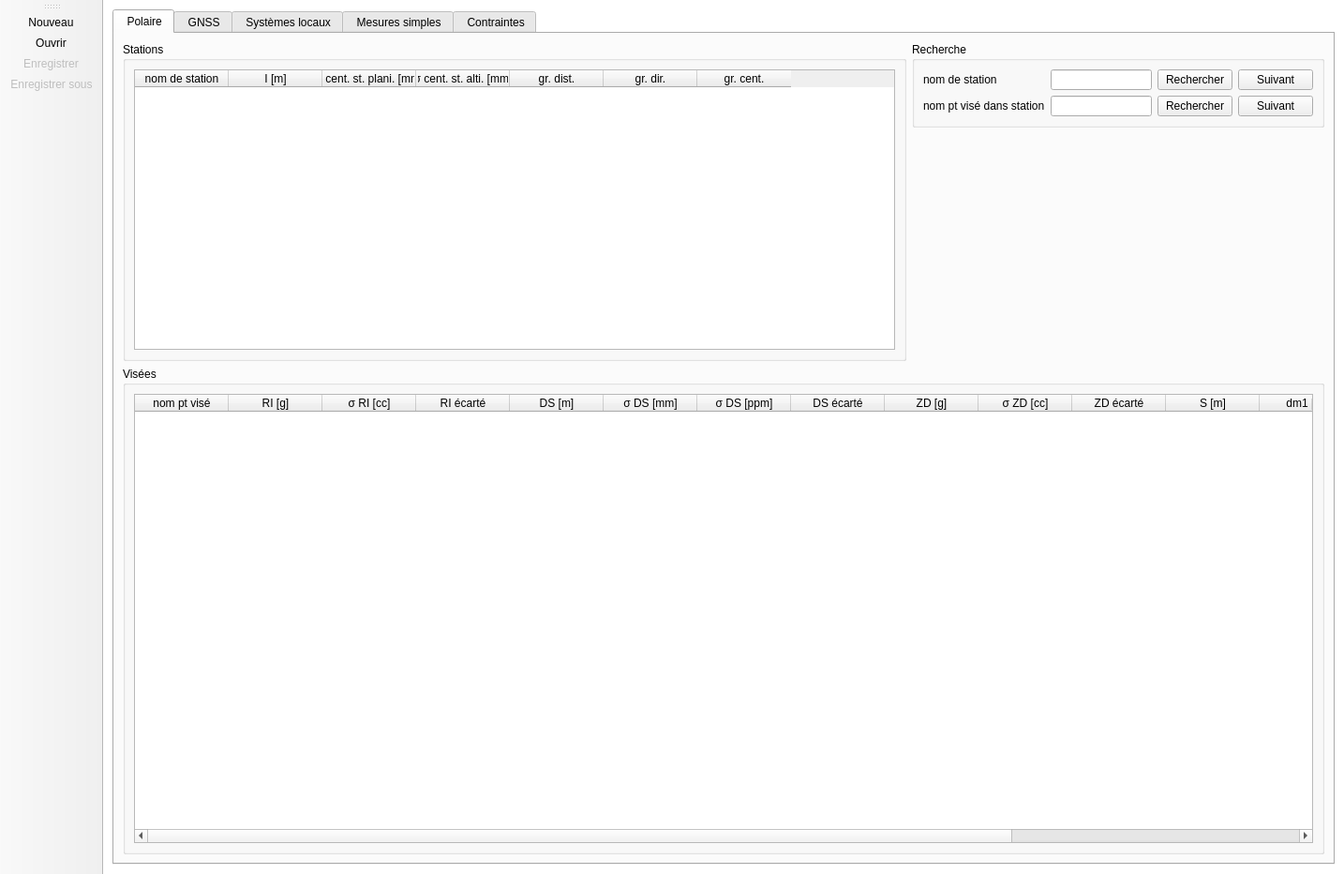
<?xml version="1.0" encoding="UTF-8"?>
<ui version="4.0">
 <class>MainWindow</class>
 <widget class="QMainWindow" name="MainWindow">
  <property name="enabled">
   <bool>true</bool>
  </property>
  <property name="geometry">
   <rect>
    <x>0</x>
    <y>0</y>
    <width>1434</width>
    <height>932</height>
   </rect>
  </property>
  <property name="windowTitle">
   <string>Observations</string>
  </property>
  <property name="windowIcon">
   <iconset>
    <normaloff>img/Obs.png</normaloff>img/Obs.png</iconset>
  </property>
  <property name="styleSheet">
   <string notr="true">font: 9pt &quot;MS Shell Dlg 2&quot;;</string>
  </property>
  <property name="iconSize">
   <size>
    <width>30</width>
    <height>30</height>
   </size>
  </property>
  <property name="documentMode">
   <bool>false</bool>
  </property>
  <widget class="QWidget" name="centralWidget">
   <property name="enabled">
    <bool>true</bool>
   </property>
   <property name="styleSheet">
    <string notr="true">#centralWidget {
    background-color:rgb(255, 255, 255);
}</string>
   </property>
   <layout class="QGridLayout" name="gridLayout_2">
    <property name="leftMargin">
     <number>10</number>
    </property>
    <property name="topMargin">
     <number>10</number>
    </property>
    <property name="rightMargin">
     <number>10</number>
    </property>
    <property name="bottomMargin">
     <number>10</number>
    </property>
    <item row="0" column="0" colspan="2">
     <widget class="QTabWidget" name="tabWidget">
      <property name="enabled">
       <bool>true</bool>
      </property>
      <property name="styleSheet">
       <string notr="true">#centralWidget{
   background-color:  rgb(255, 169, 21);
}</string>
      </property>
      <property name="tabPosition">
       <enum>QTabWidget::North</enum>
      </property>
      <property name="tabShape">
       <enum>QTabWidget::Rounded</enum>
      </property>
      <property name="currentIndex">
       <number>0</number>
      </property>
      <property name="iconSize">
       <size>
        <width>30</width>
        <height>30</height>
       </size>
      </property>
      <property name="tabBarAutoHide">
       <bool>false</bool>
      </property>
      <widget class="QWidget" name="tab">
       <property name="enabled">
        <bool>true</bool>
       </property>
       <attribute name="icon">
        <iconset>
         <normaloff>img/polar.png</normaloff>img/polar.png</iconset>
       </attribute>
       <attribute name="title">
        <string> Polaire</string>
       </attribute>
       <layout class="QGridLayout" name="gridLayout_13" rowstretch="0,0,0" columnstretch="1,0" rowminimumheight="0,0,520">
        <item row="1" column="1">
         <spacer name="verticalSpacer_3">
          <property name="orientation">
           <enum>Qt::Vertical</enum>
          </property>
          <property name="sizeHint" stdset="0">
           <size>
            <width>131</width>
            <height>137</height>
           </size>
          </property>
         </spacer>
        </item>
        <item row="0" column="0" rowspan="2">
         <widget class="QGroupBox" name="groupBox">
          <property name="styleSheet">
           <string notr="true"/>
          </property>
          <property name="title">
           <string>Stations</string>
          </property>
          <layout class="QGridLayout" name="gridLayout_3">
           <item row="0" column="0">
            <widget class="QTableWidget" name="tableWidgetStations">
             <property name="styleSheet">
              <string notr="true">font: 8pt &quot;MS Shell Dlg 2&quot;;</string>
             </property>
             <property name="selectionMode">
              <enum>QAbstractItemView::SingleSelection</enum>
             </property>
             <attribute name="verticalHeaderVisible">
              <bool>false</bool>
             </attribute>
             <column>
              <property name="text">
               <string>nom de station</string>
              </property>
             </column>
             <column>
              <property name="text">
               <string>I [m]</string>
              </property>
             </column>
             <column>
              <property name="text">
               <string>σ cent. st. plani. [mm]</string>
              </property>
             </column>
             <column>
              <property name="text">
               <string>σ cent. st. alti. [mm]</string>
              </property>
             </column>
             <column>
              <property name="text">
               <string>gr. dist.</string>
              </property>
             </column>
             <column>
              <property name="text">
               <string>gr. dir.</string>
              </property>
             </column>
             <column>
              <property name="text">
               <string>gr. cent.</string>
              </property>
             </column>
            </widget>
           </item>
          </layout>
         </widget>
        </item>
        <item row="0" column="1">
         <widget class="QGroupBox" name="groupBox_3">
          <property name="title">
           <string>Recherche</string>
          </property>
          <layout class="QGridLayout" name="gridLayout_12">
           <item row="0" column="1">
            <widget class="QLineEdit" name="inputSearchSta"/>
           </item>
           <item row="0" column="0">
            <widget class="QLabel" name="label">
             <property name="text">
              <string>nom de station</string>
             </property>
            </widget>
           </item>
           <item row="0" column="2">
            <widget class="QPushButton" name="buttonSearchSta">
             <property name="text">
              <string>Rechercher</string>
             </property>
            </widget>
           </item>
           <item row="1" column="0">
            <widget class="QLabel" name="label_2">
             <property name="text">
              <string>nom pt visé dans station</string>
             </property>
            </widget>
           </item>
           <item row="1" column="2">
            <widget class="QPushButton" name="buttonSearchPtVis">
             <property name="text">
              <string>Rechercher</string>
             </property>
            </widget>
           </item>
           <item row="1" column="1">
            <widget class="QLineEdit" name="inputSearchPtVis"/>
           </item>
           <item row="0" column="3">
            <widget class="QPushButton" name="suivantStation">
             <property name="enabled">
              <bool>true</bool>
             </property>
             <property name="text">
              <string>Suivant</string>
             </property>
            </widget>
           </item>
           <item row="1" column="3">
            <widget class="QPushButton" name="suivantObsPolaire">
             <property name="text">
              <string>Suivant</string>
             </property>
            </widget>
           </item>
          </layout>
         </widget>
        </item>
        <item row="2" column="0" colspan="2">
         <widget class="QGroupBox" name="groupBox_2">
          <property name="styleSheet">
           <string notr="true"/>
          </property>
          <property name="title">
           <string>Visées</string>
          </property>
          <layout class="QGridLayout" name="gridLayout_11">
           <item row="0" column="0">
            <widget class="QTableWidget" name="tableWidgetObsPolaires">
             <property name="styleSheet">
              <string notr="true">font: 8pt &quot;MS Shell Dlg 2&quot;;</string>
             </property>
             <property name="selectionMode">
              <enum>QAbstractItemView::SingleSelection</enum>
             </property>
             <attribute name="verticalHeaderVisible">
              <bool>false</bool>
             </attribute>
             <column>
              <property name="text">
               <string>nom pt visé</string>
              </property>
             </column>
             <column>
              <property name="text">
               <string>RI [g]</string>
              </property>
             </column>
             <column>
              <property name="text">
               <string>σ RI [cc]</string>
              </property>
             </column>
             <column>
              <property name="text">
               <string>RI écarté</string>
              </property>
             </column>
             <column>
              <property name="text">
               <string>DS [m]</string>
              </property>
             </column>
             <column>
              <property name="text">
               <string>σ DS [mm]</string>
              </property>
             </column>
             <column>
              <property name="text">
               <string>σ DS [ppm]</string>
              </property>
             </column>
             <column>
              <property name="text">
               <string>DS écarté</string>
              </property>
             </column>
             <column>
              <property name="text">
               <string>ZD [g]</string>
              </property>
             </column>
             <column>
              <property name="text">
               <string>σ ZD [cc]</string>
              </property>
             </column>
             <column>
              <property name="text">
               <string>ZD écarté</string>
              </property>
             </column>
             <column>
              <property name="text">
               <string>S [m]</string>
              </property>
             </column>
             <column>
              <property name="text">
               <string>dm1 [m]</string>
              </property>
             </column>
             <column>
              <property name="text">
               <string>dm2 [m]</string>
              </property>
             </column>
             <column>
              <property name="text">
               <string>σ cent. pt vis. plani. [mm]</string>
              </property>
             </column>
             <column>
              <property name="text">
               <string>σ cent. pt vis. alti. [mm]</string>
              </property>
             </column>
            </widget>
           </item>
          </layout>
         </widget>
        </item>
       </layout>
      </widget>
      <widget class="QWidget" name="tab_2">
       <property name="enabled">
        <bool>true</bool>
       </property>
       <attribute name="icon">
        <iconset>
         <normaloff>img/gnss.png</normaloff>img/gnss.png</iconset>
       </attribute>
       <attribute name="title">
        <string> GNSS</string>
       </attribute>
       <layout class="QGridLayout" name="gridLayout_16" rowstretch="0,0,0" columnstretch="1,0,0" rowminimumheight="0,0,520">
        <item row="0" column="0" rowspan="2">
         <widget class="QGroupBox" name="groupBox_5">
          <property name="title">
           <string>Sessions</string>
          </property>
          <layout class="QGridLayout" name="gridLayout">
           <item row="0" column="0">
            <widget class="QTableWidget" name="tableWidgetSessions">
             <property name="styleSheet">
              <string notr="true">font: 8pt &quot;MS Shell Dlg 2&quot;;</string>
             </property>
             <property name="selectionMode">
              <enum>QAbstractItemView::SingleSelection</enum>
             </property>
             <attribute name="verticalHeaderVisible">
              <bool>false</bool>
             </attribute>
             <column>
              <property name="text">
               <string>nom de session</string>
              </property>
             </column>
             <column>
              <property name="text">
               <string>groupe GNSS</string>
              </property>
             </column>
            </widget>
           </item>
          </layout>
         </widget>
        </item>
        <item row="0" column="2">
         <widget class="QGroupBox" name="groupBox_4">
          <property name="title">
           <string>Recherche</string>
          </property>
          <layout class="QGridLayout" name="gridLayout_14">
           <item row="0" column="3">
            <widget class="QPushButton" name="suivantSession">
             <property name="text">
              <string>Suivant</string>
             </property>
            </widget>
           </item>
           <item row="1" column="3">
            <widget class="QPushButton" name="suivantObsGnss">
             <property name="text">
              <string>Suivant</string>
             </property>
            </widget>
           </item>
           <item row="0" column="2">
            <widget class="QPushButton" name="buttonSearchSession">
             <property name="text">
              <string>Rechercher</string>
             </property>
            </widget>
           </item>
           <item row="1" column="2">
            <widget class="QPushButton" name="buttonSearchPtGnss">
             <property name="text">
              <string>Rechercher</string>
             </property>
            </widget>
           </item>
           <item row="1" column="0">
            <widget class="QLabel" name="label_4">
             <property name="text">
              <string>nom pt dans session</string>
             </property>
            </widget>
           </item>
           <item row="0" column="1">
            <widget class="QLineEdit" name="inputSearchSession"/>
           </item>
           <item row="1" column="1">
            <widget class="QLineEdit" name="inputSearchPtGnss"/>
           </item>
           <item row="0" column="0">
            <widget class="QLabel" name="label_3">
             <property name="text">
              <string>nom de session</string>
             </property>
            </widget>
           </item>
          </layout>
         </widget>
        </item>
        <item row="2" column="0" colspan="3">
         <widget class="QGroupBox" name="groupBox_6">
          <property name="title">
           <string>Observations de coordonnées globales</string>
          </property>
          <layout class="QGridLayout" name="gridLayout_4">
           <item row="0" column="0">
            <widget class="QTableWidget" name="tableWidgetObsGnss">
             <property name="styleSheet">
              <string notr="true">font: 8pt &quot;MS Shell Dlg 2&quot;;</string>
             </property>
             <property name="selectionMode">
              <enum>QAbstractItemView::SingleSelection</enum>
             </property>
             <attribute name="horizontalHeaderCascadingSectionResizes">
              <bool>true</bool>
             </attribute>
             <attribute name="verticalHeaderVisible">
              <bool>false</bool>
             </attribute>
             <column>
              <property name="text">
               <string>nom du point</string>
              </property>
             </column>
             <column>
              <property name="text">
               <string>LY [m]</string>
              </property>
             </column>
             <column>
              <property name="text">
               <string>σ LY [mm]</string>
              </property>
             </column>
             <column>
              <property name="text">
               <string>LY écarté</string>
              </property>
             </column>
             <column>
              <property name="text">
               <string>LX [m]</string>
              </property>
             </column>
             <column>
              <property name="text">
               <string>σ LX [mm]</string>
              </property>
             </column>
             <column>
              <property name="text">
               <string>LX écarté</string>
              </property>
             </column>
             <column>
              <property name="text">
               <string>LH [m]</string>
              </property>
             </column>
             <column>
              <property name="text">
               <string>σ  LH [mm]</string>
              </property>
             </column>
             <column>
              <property name="text">
               <string>LH écarté</string>
              </property>
             </column>
            </widget>
           </item>
          </layout>
         </widget>
        </item>
        <item row="1" column="2">
         <spacer name="verticalSpacer_4">
          <property name="orientation">
           <enum>Qt::Vertical</enum>
          </property>
          <property name="sizeHint" stdset="0">
           <size>
            <width>20</width>
            <height>137</height>
           </size>
          </property>
         </spacer>
        </item>
        <item row="0" column="1">
         <spacer name="horizontalSpacer_3">
          <property name="orientation">
           <enum>Qt::Horizontal</enum>
          </property>
          <property name="sizeHint" stdset="0">
           <size>
            <width>190</width>
            <height>20</height>
           </size>
          </property>
         </spacer>
        </item>
       </layout>
      </widget>
      <widget class="QWidget" name="tab_3">
       <attribute name="icon">
        <iconset>
         <normaloff>img/sysloc.png</normaloff>img/sysloc.png</iconset>
       </attribute>
       <attribute name="title">
        <string> Systèmes locaux</string>
       </attribute>
       <layout class="QGridLayout" name="gridLayout_18" columnstretch="1,0,0" rowminimumheight="0,350,0,0">
        <item row="0" column="2" alignment="Qt::AlignRight">
         <widget class="QGroupBox" name="groupBox_9">
          <property name="title">
           <string>Recherche</string>
          </property>
          <layout class="QGridLayout" name="gridLayout_17">
           <item row="0" column="0">
            <widget class="QLabel" name="label_6">
             <property name="text">
              <string>nom de système</string>
             </property>
            </widget>
           </item>
           <item row="0" column="2">
            <widget class="QPushButton" name="buttonSearchSysLoc">
             <property name="text">
              <string>Rechercher</string>
             </property>
            </widget>
           </item>
           <item row="1" column="2">
            <widget class="QPushButton" name="buttonSearchPtSysLoc">
             <property name="text">
              <string>Rechercher</string>
             </property>
            </widget>
           </item>
           <item row="1" column="1">
            <widget class="QLineEdit" name="inputSearchPtSysLoc"/>
           </item>
           <item row="1" column="0">
            <widget class="QLabel" name="label_5">
             <property name="text">
              <string>nom pt dans système</string>
             </property>
            </widget>
           </item>
           <item row="0" column="1">
            <widget class="QLineEdit" name="inputSearchSysLoc"/>
           </item>
           <item row="0" column="3">
            <widget class="QPushButton" name="suivantSysLoc">
             <property name="text">
              <string>Suivant</string>
             </property>
            </widget>
           </item>
           <item row="1" column="3">
            <widget class="QPushButton" name="suivantPtSysLoc">
             <property name="text">
              <string>Suivant</string>
             </property>
            </widget>
           </item>
          </layout>
         </widget>
        </item>
        <item row="0" column="0" rowspan="3">
         <widget class="QGroupBox" name="groupBox_7">
          <property name="title">
           <string>Systèmes locaux</string>
          </property>
          <layout class="QGridLayout" name="gridLayout_5">
           <item row="0" column="0">
            <widget class="QTableWidget" name="tableWidgetSystemes">
             <property name="styleSheet">
              <string notr="true">font: 8pt &quot;MS Shell Dlg 2&quot;;</string>
             </property>
             <property name="selectionMode">
              <enum>QAbstractItemView::SingleSelection</enum>
             </property>
             <attribute name="verticalHeaderVisible">
              <bool>false</bool>
             </attribute>
             <column>
              <property name="text">
               <string>nom de système local</string>
              </property>
             </column>
             <column>
              <property name="text">
               <string>groupe système local</string>
              </property>
             </column>
            </widget>
           </item>
          </layout>
         </widget>
        </item>
        <item row="3" column="0" colspan="3">
         <widget class="QGroupBox" name="groupBox_8">
          <property name="title">
           <string>Observations de coordonnées locales</string>
          </property>
          <layout class="QGridLayout" name="gridLayout_6">
           <item row="0" column="0">
            <widget class="QTableWidget" name="tableWidgetObsSysteme">
             <property name="styleSheet">
              <string notr="true">font: 8pt &quot;MS Shell Dlg 2&quot;;</string>
             </property>
             <property name="selectionMode">
              <enum>QAbstractItemView::SingleSelection</enum>
             </property>
             <attribute name="horizontalHeaderCascadingSectionResizes">
              <bool>true</bool>
             </attribute>
             <attribute name="verticalHeaderVisible">
              <bool>false</bool>
             </attribute>
             <column>
              <property name="text">
               <string>nom du point</string>
              </property>
             </column>
             <column>
              <property name="text">
               <string>LY [m]</string>
              </property>
             </column>
             <column>
              <property name="text">
               <string>σ LY [mm]</string>
              </property>
             </column>
             <column>
              <property name="text">
               <string>LY écarté</string>
              </property>
             </column>
             <column>
              <property name="text">
               <string>LX [m]</string>
              </property>
             </column>
             <column>
              <property name="text">
               <string>σ LX [mm]</string>
              </property>
             </column>
             <column>
              <property name="text">
               <string>LX écarté</string>
              </property>
             </column>
             <column>
              <property name="text">
               <string>LH [m]</string>
              </property>
             </column>
             <column>
              <property name="text">
               <string>σ  LH [mm]</string>
              </property>
             </column>
             <column>
              <property name="text">
               <string>LH écarté</string>
              </property>
             </column>
            </widget>
           </item>
          </layout>
         </widget>
        </item>
        <item row="0" column="1">
         <spacer name="horizontalSpacer_4">
          <property name="orientation">
           <enum>Qt::Horizontal</enum>
          </property>
          <property name="sizeHint" stdset="0">
           <size>
            <width>190</width>
            <height>20</height>
           </size>
          </property>
         </spacer>
        </item>
        <item row="1" column="1" rowspan="2" colspan="2">
         <widget class="QGroupBox" name="planSysLoc">
          <property name="styleSheet">
           <string notr="true">border-color: rgb(98, 140, 255);</string>
          </property>
          <property name="title">
           <string>Plan du système local</string>
          </property>
          <layout class="QGridLayout" name="gridLayout_15">
           <item row="0" column="0">
            <widget class="PlotWidget" name="graphWidgetSysLoc" native="true"/>
           </item>
          </layout>
         </widget>
        </item>
       </layout>
      </widget>
      <widget class="QWidget" name="tab_4">
       <attribute name="icon">
        <iconset>
         <normaloff>img/simpleMeas.png</normaloff>img/simpleMeas.png</iconset>
       </attribute>
       <attribute name="title">
        <string> Mesures simples</string>
       </attribute>
       <layout class="QGridLayout" name="gridLayout_19" columnstretch="1,0,0" rowminimumheight="0,0,0">
        <item row="1" column="2">
         <spacer name="verticalSpacer_6">
          <property name="orientation">
           <enum>Qt::Vertical</enum>
          </property>
          <property name="sizeHint" stdset="0">
           <size>
            <width>20</width>
            <height>342</height>
           </size>
          </property>
         </spacer>
        </item>
        <item row="2" column="0">
         <spacer name="verticalSpacer">
          <property name="orientation">
           <enum>Qt::Vertical</enum>
          </property>
          <property name="sizeHint" stdset="0">
           <size>
            <width>20</width>
            <height>341</height>
           </size>
          </property>
         </spacer>
        </item>
        <item row="0" column="2">
         <widget class="QGroupBox" name="groupBox_11">
          <property name="title">
           <string>Recherche</string>
          </property>
          <layout class="QGridLayout" name="gridLayout_8">
           <item row="0" column="1">
            <widget class="QLineEdit" name="inputSearchPtMes"/>
           </item>
           <item row="0" column="0">
            <widget class="QLabel" name="label_8">
             <property name="text">
              <string>nom de point</string>
             </property>
            </widget>
           </item>
           <item row="0" column="2">
            <widget class="QPushButton" name="buttonSearchPtMes">
             <property name="text">
              <string>Rechercher</string>
             </property>
            </widget>
           </item>
           <item row="0" column="3">
            <widget class="QPushButton" name="suivantCote">
             <property name="enabled">
              <bool>true</bool>
             </property>
             <property name="text">
              <string>Suivant</string>
             </property>
            </widget>
           </item>
          </layout>
         </widget>
        </item>
        <item row="0" column="0" rowspan="2">
         <widget class="QGroupBox" name="groupBox_10">
          <property name="title">
           <string>Cotes et dénivelées</string>
          </property>
          <layout class="QGridLayout" name="gridLayout_7">
           <item row="0" column="0">
            <widget class="QTableWidget" name="tableWidgetMesuresSimples">
             <property name="styleSheet">
              <string notr="true">font: 8pt &quot;MS Shell Dlg 2&quot;;</string>
             </property>
             <property name="selectionMode">
              <enum>QAbstractItemView::SingleSelection</enum>
             </property>
             <attribute name="verticalHeaderVisible">
              <bool>false</bool>
             </attribute>
             <column>
              <property name="text">
               <string>nom du point 1</string>
              </property>
             </column>
             <column>
              <property name="text">
               <string>nom du point 2</string>
              </property>
             </column>
             <column>
              <property name="text">
               <string>groupe de mesure simple</string>
              </property>
             </column>
             <column>
              <property name="text">
               <string>DP [m]</string>
              </property>
             </column>
             <column>
              <property name="text">
               <string>σ DP [mm]</string>
              </property>
             </column>
             <column>
              <property name="text">
               <string>DP écarté</string>
              </property>
             </column>
            </widget>
           </item>
          </layout>
         </widget>
        </item>
        <item row="0" column="1">
         <spacer name="horizontalSpacer_5">
          <property name="orientation">
           <enum>Qt::Horizontal</enum>
          </property>
          <property name="sizeHint" stdset="0">
           <size>
            <width>40</width>
            <height>20</height>
           </size>
          </property>
         </spacer>
        </item>
       </layout>
      </widget>
      <widget class="QWidget" name="tab_5">
       <property name="enabled">
        <bool>true</bool>
       </property>
       <attribute name="icon">
        <iconset>
         <normaloff>img/constraint.png</normaloff>img/constraint.png</iconset>
       </attribute>
       <attribute name="title">
        <string> Contraintes</string>
       </attribute>
       <layout class="QGridLayout" name="gridLayout_20" columnstretch="1,0,0">
        <item row="0" column="0" rowspan="2">
         <widget class="QGroupBox" name="groupBox_12">
          <property name="title">
           <string>Contraintes géométriques</string>
          </property>
          <layout class="QGridLayout" name="gridLayout_9">
           <item row="0" column="0">
            <widget class="QTableWidget" name="tableWidgetContraintes">
             <property name="styleSheet">
              <string notr="true">font: 8pt &quot;MS Shell Dlg 2&quot;;</string>
             </property>
             <property name="selectionMode">
              <enum>QAbstractItemView::SingleSelection</enum>
             </property>
             <attribute name="verticalHeaderVisible">
              <bool>false</bool>
             </attribute>
             <column>
              <property name="text">
               <string>type</string>
              </property>
             </column>
             <column>
              <property name="text">
               <string>nom point A</string>
              </property>
             </column>
             <column>
              <property name="text">
               <string>nom point B</string>
              </property>
             </column>
             <column>
              <property name="text">
               <string>nom point C</string>
              </property>
             </column>
             <column>
              <property name="text">
               <string>nom point P</string>
              </property>
             </column>
             <column>
              <property name="text">
               <string>dm1 [m]</string>
              </property>
             </column>
             <column>
              <property name="text">
               <string>écartée</string>
              </property>
             </column>
            </widget>
           </item>
          </layout>
         </widget>
        </item>
        <item row="0" column="1">
         <spacer name="horizontalSpacer_6">
          <property name="orientation">
           <enum>Qt::Horizontal</enum>
          </property>
          <property name="sizeHint" stdset="0">
           <size>
            <width>40</width>
            <height>20</height>
           </size>
          </property>
         </spacer>
        </item>
        <item row="0" column="2">
         <widget class="QGroupBox" name="groupBox_13">
          <property name="title">
           <string>Recherche</string>
          </property>
          <layout class="QGridLayout" name="gridLayout_10">
           <item row="0" column="1">
            <widget class="QLineEdit" name="inputSearchPtContr"/>
           </item>
           <item row="0" column="2">
            <widget class="QPushButton" name="buttonSearchPtContr">
             <property name="text">
              <string>Rechercher</string>
             </property>
            </widget>
           </item>
           <item row="0" column="0">
            <widget class="QLabel" name="label_9">
             <property name="text">
              <string>nom de point</string>
             </property>
            </widget>
           </item>
           <item row="0" column="3">
            <widget class="QPushButton" name="suivantContr">
             <property name="enabled">
              <bool>true</bool>
             </property>
             <property name="text">
              <string>Suivant</string>
             </property>
            </widget>
           </item>
          </layout>
         </widget>
        </item>
        <item row="1" column="2">
         <spacer name="verticalSpacer_7">
          <property name="orientation">
           <enum>Qt::Vertical</enum>
          </property>
          <property name="sizeHint" stdset="0">
           <size>
            <width>20</width>
            <height>342</height>
           </size>
          </property>
         </spacer>
        </item>
        <item row="2" column="0">
         <spacer name="verticalSpacer_2">
          <property name="orientation">
           <enum>Qt::Vertical</enum>
          </property>
          <property name="sizeHint" stdset="0">
           <size>
            <width>20</width>
            <height>341</height>
           </size>
          </property>
         </spacer>
        </item>
       </layout>
      </widget>
     </widget>
    </item>
   </layout>
  </widget>
  <widget class="QToolBar" name="toolBar">
   <property name="sizePolicy">
    <sizepolicy hsizetype="Fixed" vsizetype="Preferred">
     <horstretch>0</horstretch>
     <verstretch>0</verstretch>
    </sizepolicy>
   </property>
   <property name="maximumSize">
    <size>
     <width>16777215</width>
     <height>16777215</height>
    </size>
   </property>
   <property name="windowTitle">
    <string>toolBar</string>
   </property>
   <attribute name="toolBarArea">
    <enum>LeftToolBarArea</enum>
   </attribute>
   <attribute name="toolBarBreak">
    <bool>false</bool>
   </attribute>
   <addaction name="actionNouveau"/>
   <addaction name="actionOuvrir"/>
   <addaction name="actionEnregistrer"/>
   <addaction name="actionEnregistrer_sous"/>
  </widget>
  <action name="actionNouveau">
   <property name="enabled">
    <bool>true</bool>
   </property>
   <property name="icon">
    <iconset>
     <normaloff>img/newFile.png</normaloff>img/newFile.png</iconset>
   </property>
   <property name="text">
    <string>Nouveau...</string>
   </property>
   <property name="shortcut">
    <string>Ctrl+N</string>
   </property>
  </action>
  <action name="actionOuvrir">
   <property name="icon">
    <iconset>
     <normaloff>img/open2.png</normaloff>img/open2.png</iconset>
   </property>
   <property name="text">
    <string>Ouvrir...</string>
   </property>
   <property name="shortcut">
    <string>Ctrl+O</string>
   </property>
  </action>
  <action name="actionEnregistrer">
   <property name="enabled">
    <bool>false</bool>
   </property>
   <property name="icon">
    <iconset>
     <normaloff>img/save.png</normaloff>img/save.png</iconset>
   </property>
   <property name="text">
    <string>Enregistrer</string>
   </property>
   <property name="shortcut">
    <string>Ctrl+S</string>
   </property>
  </action>
  <action name="actionEnregistrer_sous">
   <property name="enabled">
    <bool>false</bool>
   </property>
   <property name="icon">
    <iconset>
     <normaloff>img/saveAs.png</normaloff>img/saveAs.png</iconset>
   </property>
   <property name="text">
    <string>Enregistrer sous...</string>
   </property>
   <property name="shortcut">
    <string>Ctrl+Shift+S</string>
   </property>
  </action>
 </widget>
 <customwidgets>
  <customwidget>
   <class>PlotWidget</class>
   <extends>QWidget</extends>
   <header>pyqtgraph</header>
   <container>1</container>
  </customwidget>
 </customwidgets>
 <resources>
  <include location="ressources.qrc"/>
  <include location="img/ressources.qrc"/>
 </resources>
 <connections/>
</ui>
